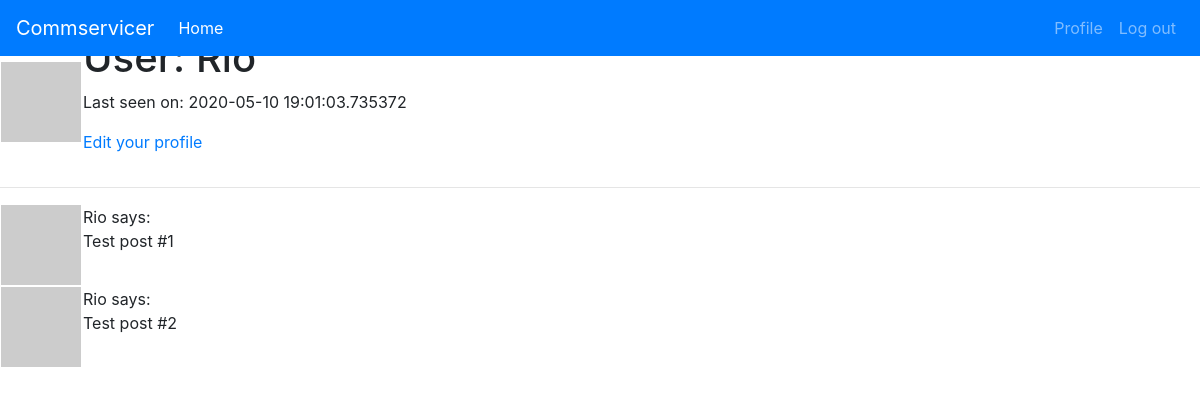
The app's page /user/Rio (signed in), older data.
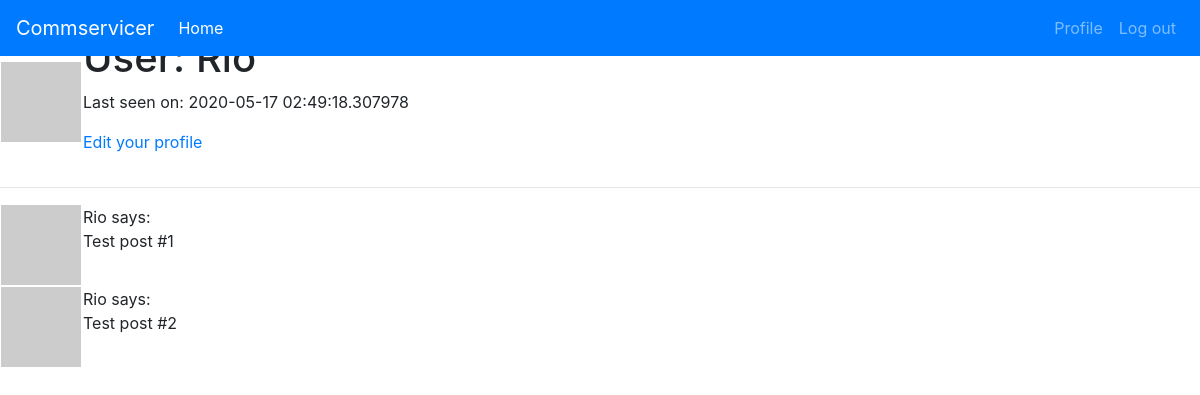
The same page, newer data.
### app/models.py (models this page shows, shortened)
class User(UserMixin, db.Model):
    id = db.Column(db.Integer,primary_key=True)
    username = db.Column(db.String(128),index=True,unique=True,nullable=False)
    email = db.Column(db.String(128), index=True, unique=True, nullable=False)
    password = db.Column(db.String(128),nullable=False)
    user_level = db.Column(db.Integer,nullable= False,default=3)
    posts = db.relationship('Post', backref='author', lazy='dynamic')
    about_me = db.Column(db.String(140))
    last_seen = db.Column(db.DateTime, default=datetime.utcnow)
    def avatar(self, size):
        digest = md5(self.email.lower().encode('utf-8')).hexdigest()
        return 'https://www.gravatar.com/avatar/{}?d=identicon&s={}'.format(
            digest, size)

### app/routes.py (the view)
@app.route('/user/<username>')
@login_required
def user(username):
    user = User.query.filter_by(username=username).first_or_404()
    posts = [
        {'author' : user , 'body': 'Test post #1'},
        {'author' : user,  'body': 'Test post #2'}
    ]
    return render_template('user.html',user=user, posts=posts)

### app/models.py (called while the page is built)
@login.user_loader
def load_user(id):
    return User.query.get(int(id))

### app/routes.py (called while the page is built)
@app.before_request
def before_request():
    if current_user.is_authenticated:
        current_user.last_seen = datetime.now()
        db.session.commit()

### app/templates/user.html (shortened to what this page needs)
{%  extends 'base.html' %}
{%  block content %}
    <table>
        <tr align="top">
            <td><img src="{{ user.avatar(128) }}"></td>
            <td>
                <h1>User: {{ user.username }}</h1>
                {% if user.last_seen %}<p>Last seen on: {{ user.last_seen }}</p>{% endif %}
            {% if user == current_user %}
                <p><a href="{{ url_for('edit_profile') }}">Edit your profile</a></p>
        {% endif %}
            </td>
        </tr>
    </table>
    <hr>
    {%  for post in posts %}
        {% include '_post.html' %}
    {%  endfor %}
{% endblock %}

### app/templates/base.html (shortened to what this page needs)
<!DOCTYPE html>
<html lang="en">
<head>
    <link rel="stylesheet" href="https://maxcdn.bootstrapcdn.com/bootstrap/4.4.1/css/bootstrap.min.css">
    <link rel="stylesheet" type="text/css" href="{{ url_for('static', filename='css/custom.css') }}">
</head>
<body>
    <div>
        {%  if current_user.is_anonymous %}
        <nav class="navbar navbar-expand-sm bg-primary navbar-dark fixed-top">
            <a class="navbar-brand" href="#">Commservicer</a>
            <ul class="navbar-nav">
                <li class="nav-item active">
                    <a class="nav-link" href="{{ url_for('index') }}">Home</a>
                </li>
            </ul>
            <ul class="navbar-nav ml-auto">
                <li class="nav-item active">
                    <a class="nav-link" href="{{ url_for('login') }}">Login</a>
                </li>
                <li class="nav-item active">
                    <a class="nav-link" href="{{ url_for('register') }}">Register</a>
                </li>
            </ul>
        </nav>
        {% else %}
        <nav class="navbar navbar-expand-sm bg-primary navbar-dark fixed-top">
            <a class="navbar-brand" href="#">Commservicer</a>
            <ul class="navbar-nav">
                <li class="nav-item active">
                    <a class="nav-link" href="{{ url_for('index') }}">Home</a>
                </li>
            </ul>
            <ul class="navbar-nav ml-auto">
                <li class="nav-item">
                    <a class="nav-link" href="{{ url_for('user', username= current_user.username) }}">Profile</a>
                </li>
                <li class="nav-item">
                    <a class="nav-link" href="{{ url_for('logout') }}">Log out</a>
                </li>
            </ul>
        </nav>
        {% endif %}
    </div>
    {% block content %}
    {% endblock content %}
</body>
</html>

### app/templates/_post.html
<table>
        <tr valign="top">
            <td><img src="{{ post.author.avatar(36) }}"></td>
            <td>{{ post.author.username }} says:<br>{{ post.body }}</td>
        </tr>
    </table>

Row changes from the older to the newer data that the page shows:
changed User "Rio": last_seen "2020-05-10 19:01:03.735372" → "2020-05-17 02:49:18.307978"
